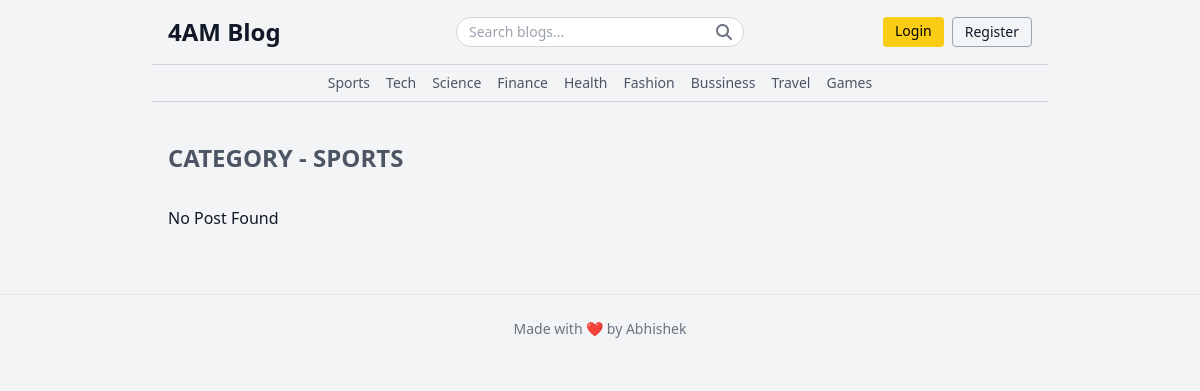
Page /category/1/ on the committed database.
### blogs/models.py (models this page shows)
class Category(models.Model):
    category_name = models.CharField(max_length=50, unique=True)
    created_at = models.DateTimeField(auto_now_add=True)
    updated_at = models.DateTimeField(auto_now=True)
    class Meta:
        verbose_name_plural = 'categories'
    def __str__(self):
        return self.category_name

### blogs/views.py (the view)
# urls.py: path('<int:category_id>/', views.posts_by_category, name="posts_by_category")
def posts_by_category(request, category_id):
    posts = Blog.objects.filter(status="Published", category=category_id)
    try:
        category = Category.objects.get(pk=category_id)
    except:
        return redirect('home')
    context = {
        'posts': posts,
        'category': category,
    }
    return render(request, 'posts_by_category.html', context)

### blogs/context_processors.py (called while the page is built)
def get_categories(request):
    categories = Category.objects.all()
    return dict(categories=categories)

def get_social_links(request):
    social_links = SocialLink.objects.all()
    return dict(social_links=social_links)

### templates/posts_by_category.html
{% extends "base.html" %}
{% block content %}
<section class="max-w-4xl mx-auto px-4 mt-10 grid gap-4 md:grid-cols-2">
  <div class="md:col-span-2 mb-4">
    <h2 class="text-2xl font-bold text-gray-600 uppercase">Category - {{ category }}</h2>
  </div>
  {% if posts %}
    {% for post in posts %}
    <div class="border p-4 rounded shadow-sm">
      <h3 class="text-xl font-semibold mb-1">{{ post.title }}</h3>
      <p class="text-sm text-gray-500">{{ post.created_at|timesince }} ago | {{ post.author }}</p>
      <p class="mt-2 text-gray-700">{{ post.short_description|truncatewords:10 }}</p>
    </div>
    {% endfor %}
  {% else %}
    <p>No Post Found</p>
  {% endif %}
</section>
{% endblock %}

### templates/base.html (shortened to what this page needs)
{% load static %}
<!DOCTYPE html>
<html lang="en">
<head>
  <script src="https://cdn.tailwindcss.com"></script>
  <link rel="stylesheet" href="https://cdnjs.cloudflare.com/ajax/libs/font-awesome/6.5.0/css/all.min.css" />
</head>
<body class="bg-gray-100 text-gray-900 font-sans ">
 <header class="max-w-4xl mx-auto px-4 py-4 border-b border-gray-300 flex items-center justify-between">
  <div class="w-1/3">
    <h1 class="text-2xl font-bold">
      <a href="/" class="hover:text-green-800 hover:transition hover:duration-700">4AM Blog</a>
    </h1>
  </div>
  <div class="w-1/3 flex justify-center">
    <form method="get" action="{% url 'search' %}" class="relative w-full max-w-xs">
      <input
        type="text"
        name="keyword"
        value="{{ keyword }}"
        placeholder="Search blogs..."
        class="w-full px-3 py-1 border border-gray-300 rounded-full text-sm focus:outline-none focus:ring-2 focus:ring-yellow-400"
      />
      <button type="submit" class="absolute right-3 top-1/2 transform -translate-y-1/2 text-gray-500 hover:text-yellow-500">
        <i class="fas fa-search"></i>
      </button>
    </form>
  </div>
  <div class="w-1/3 flex justify-end space-x-2">
    {% if not user.is_authenticated %}
    <a href="{% url 'login' %}" class="px-3 py-1 bg-yellow-400 text-black rounded text-sm hover:bg-yellow-300">Login</a>
    <a href="{% url 'register' %}" class="px-3 py-1 border border-gray-400 rounded text-sm hover:bg-gray-100">Register</a>
    {% else %}
      <span class="px-3 py-1 border border-gray-400 rounded text-sm hover:bg-gray-100"> <a href="{% url 'dashboard' %}">Dashboard</a> </span>
      <a href="{% url 'logout' %}" class="px-3 py-1 bg-yellow-400 text-black rounded text-sm hover:bg-yellow-300"> Logout </a>
    {% endif %}
  </div>
</header>
  <nav class="justify-center max-w-4xl mx-auto px-4 py-2 border-b border-gray-300 text-sm text-gray-600 flex space-x-4 overflow-x-auto">
    {% for cat in categories %}
      <a href="{% url 'posts_by_category' cat.id %}" class="hover:text-black">{{ cat.category_name }}</a>
    {% endfor %}
  </nav>
  {% block content %}
  {% endblock %}
  <footer class="mt-16 py-6 text-center text-sm text-gray-500 border-t border-gray-200">
    <p>Made with ❤️ by Abhishek</p>
  </footer>
</body>
</html>

### rows in the picture
Category: category_name "Sports", category_name "SPORTS"
Category: category_name "Tech"
Category: category_name "Science"
Category: category_name "Finance"
Category: category_name "Health"
Category: category_name "Fashion"
Category: category_name "Bussiness"
Category: category_name "Travel"
Category: category_name "Games"
